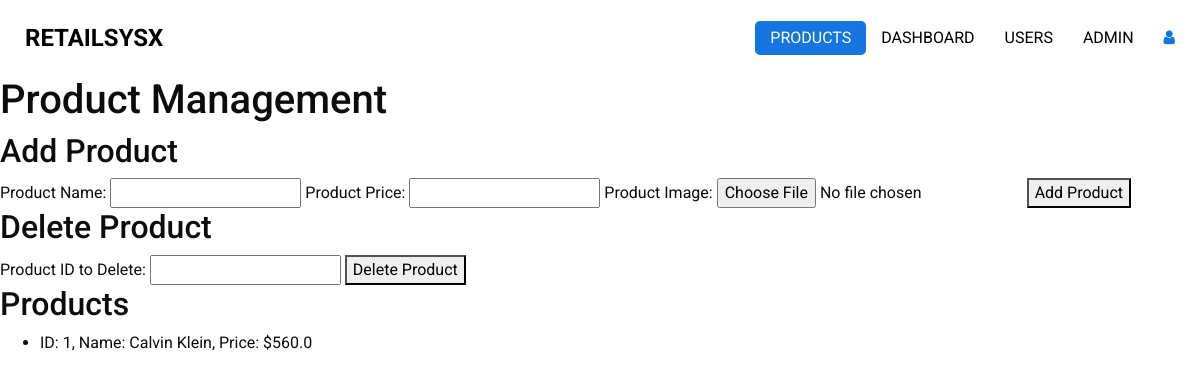
Page /manage-products on the earlier database version.
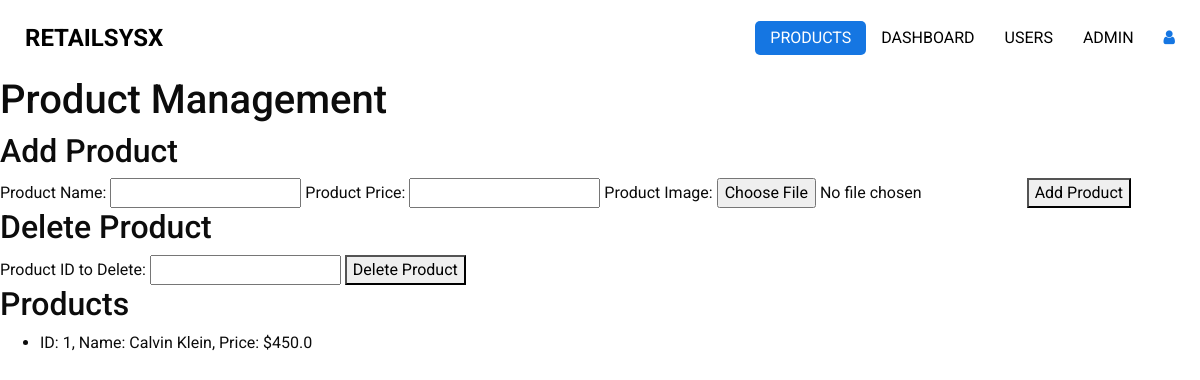
Same page on the later database version.
### app.py (models this page shows)
class Product(db.Model):
    id = db.Column(db.Integer, primary_key=True)
    name = db.Column(db.String(80), unique=True, nullable=False)
    price = db.Column(db.Float, nullable=False)
    image_filename = db.Column(db.String(255), nullable=True)
    cart_items = db.relationship('CartItem', back_populates='product')
    order_items = db.relationship('OrderItem', back_populates='product')

### app.py (the view)
@app.route('/manage-products')
def manage_products():
    products = Product.query.all()
    return render_template('admin/templates/manage_products.html', products=products)

### templates/admin/templates/manage_products.html (shortened to what this page needs)
<!DOCTYPE html>
<html>
<head>
  <link rel="stylesheet" type="text/css" href="../static/css/bootstrap.css" />
  <link href="../static/css/font-awesome.min.css" rel="stylesheet" />
  <link href="../static/css/style.css" rel="stylesheet" />
  <link href="../static/css/responsive.css" rel="stylesheet" />
</head>
<body>
  <div class="hero_area">
    <header class="header_section">
      <div class="container-fluid">
        <nav class="navbar navbar-expand-lg custom_nav-container ">
          <a class="navbar-brand" href="href="{{ url_for('main') }}"">
            <span>
              RetailSysX
            </span>
          </a>
            <div class="collapse navbar-collapse" id="navbarSupportedContent">
            <ul class="navbar-nav  ">
              <li class="nav-item active">
                <a class="nav-link" href="">Products </a>
              </li>
              <li class="nav-item">
                <a class="nav-link" href="{{ url_for('admin_page') }}">Dashboard</a>
              </li>
              <li class="nav-item">
                <a class="nav-link" href="{{ url_for('delete_user_page') }}">Users</a>
              </li>
              <li class="nav-item">
                <a class="nav-link" href="{{ url_for('add_admin_page') }}">Admin</a>
              </li>
            </ul>
            <div class="user_optio_box">
              <a href="{{ url_for('index') }}" onclick="return confirmLogout()">
                <i class="fa fa-user" aria-hidden="true" title="Logout as user"></i>
              </a>
            </div>
          </div>
        </nav>
      </div>
    </header>
<body>
    <h1>Product Management</h1>
    <h2>Add Product</h2>
    <form action="/add-product" enctype="multipart/form-data" method="POST">
        <label for="product-name">Product Name:</label>
        <input type="text" id="product-name" name="product_name" required>
        <label for="product-price">Product Price:</label>
        <input type="number" id="product-price" name="product_price" step="0.01" required>
         <label for="product-image">Product Image:</label>
        <input type="file" id="product-image" name="product_image" accept="image/*" required>
        <button type="submit">Add Product</button>
    </form>
    <h2>Delete Product</h2>
    <form action="/delete-product" method="POST">
        <label for="product-id">Product ID to Delete:</label>
        <input type="number" id="product-id" name="product_id" required>
        <button type="submit">Delete Product</button>
    </form>
    <h2>Products</h2>
    <ul>
        {% for product in products %}
            <li>ID: {{ product.id }}, Name: {{ product.name }}, Price: ${{ product.price }}</li>
        {% endfor %}
    </ul>
</body>
</html>

Differences in the rows shown:
changed Product "Calvin Klein": price "560.0" → "450.0"
